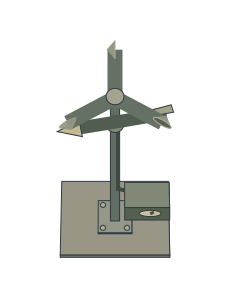

Reproduce this figure in Python.
"""Метеостанция E0 с раздельными узлами на общей мачте."""

import argparse
from math import cos, pi, sin
from pathlib import Path

from PIL import Image

from E0_rigid_scene import RigidScene

parser = argparse.ArgumentParser()
parser.add_argument("--processed", type=Path)
args = parser.parse_args()


scene = RigidScene(width=250, height=290, scale=120, origin=(115, 220), taper=0.045)
steel = ("#93988a", "#626e65", "#48554d")
concrete = ("#9a9685", "#777467", "#5b5c51")
scene.box(-.45, .45, -.32, .32, 0, .07, concrete)
scene.box(-.14, .14, -.14, .14, .07, .10, steel)
for x in (-.10, .10):
    for y in (-.10, .10):
        scene.disc(x, y, .107, .022, "#b1ab94")
scene.box(-.038, .038, -.038, .038, .1, 3.55, steel)
scene.line([(.025, .03, 3.15), (.025, .03, 1.01), (.21, .075, 1.01)], "#3e4940", 3)
scene.box(.08, .45, .03, .25, .84, 1.20, ("#818875", "#53604e", "#424c41"))
scene.disc(.29, .253, 1.04, .09, "#c8c2a2", normal="y")
scene.line([(.29, .256, 1.04), (.32, .256, 1.09)], "#514b3e", 2)

# Флюгер на отдельной оси под чашечным ротором.
scene.disc(0, 0, 2.80, .074, "#848879")
scene.line([(-.34, .06, 2.86), (0, 0, 2.86), (.43, -.08, 2.86)], "#515d51", 10)
scene.polygon([(-.48, .085, 2.86), (-.27, .13, 2.86), (-.30, -.015, 2.86)],
              "#c4ba91")
scene.polygon([(.24, -.045, 2.86), (.49, -.09, 2.86), (.47, -.09, 3.08),
               (.29, -.054, 3.03)], "#a3a38a")

for angle in (-pi / 2, pi / 6, 5 * pi / 6):
    ux, uy = cos(angle), sin(angle)
    x, y = .45 * ux, .45 * uy
    scene.line([(0, 0, 3.57), (x, y, 3.57)], "#657164", 12)
    # У всех чашек отверстие обращено по касательной в одном направлении.
    rim = []
    for index in range(16):
        theta = index * pi / 8
        rim.append((x + .085 * ux * cos(theta), y + .085 * uy * cos(theta),
                    3.57 + .085 * sin(theta)))
    back = (x + .07 * uy, y - .07 * ux, 3.57)
    for index, point in enumerate(rim):
        scene.polygon([back, point, rim[index - 1]], "#939783", stroke=0)
    if ux > 0:
        scene.polygon(rim, "#555f54", outline="#b0ad96")
scene.disc(0, 0, 3.61, .075, "#a4a390")
scene.mark("ground", (0, 0, 0))
scene.mark("rotor_pivot", (0, 0, 3.57))
scene.mark("vane_pivot", (0, 0, 2.86))
scene.mark("dial", (.29, .253, 1.04))
scene.save("E0_weather_vector", "Чашечный датчик, флюгер и приборный ящик метеостанции E0")

island = Image.open("E0_ALL14_current_TEST_ONLY.png").convert("RGBA")
terrain = Image.open("b03-production/art/gen/environment/start_island_hd.png").convert("RGBA")
site = (1048, 262, 1072, 285)
island.paste(terrain.crop(site), site[:2])
bounds = scene.image.getchannel("A").getbbox()
sprite = scene.image.crop(bounds)
if args.processed:
    processed = Image.open(args.processed).convert("RGBA")
    processed = processed.crop(processed.getchannel("A").getbbox())
    assert processed.size == sprite.size
    assert processed.getchannel("A").tobytes() == sprite.getchannel("A").tobytes()
    sprite = processed
ratio = 44 / (6 * scene.scale)
sprite = sprite.resize(tuple(round(size * ratio) for size in sprite.size), Image.Resampling.BOX)
mask = sprite.getchannel("A").point(lambda alpha: 255 if alpha >= 32 else 0)
sprite.putalpha(mask)
opaque = {(x, y) for y in range(sprite.height) for x in range(sprite.width) if mask.getpixel((x, y))}
connected = {next(iter(opaque))}
while True:
    adjacent = {(x + dx, y + dy) for x, y in connected for dx, dy in ((1, 0), (-1, 0), (0, 1), (0, -1))}
    added = (opaque & adjacent) - connected
    if not added:
        break
    connected.update(added)
assert connected == opaque, "Датчики должны оставаться соединёнными с мачтой"
export = args.processed.with_name("e0_1978.runtime_candidate.png") if args.processed else Path("E0_weather_grid_TEST_ONLY.png")
sprite.save(export)
island.alpha_composite(sprite, (1060 - round((scene.origin[0] - bounds[0]) * ratio),
                               278 - round((scene.origin[1] - bounds[1]) * ratio)))
crop = island.crop((1028, 251, 1092, 302))
suffix = "_processed" if args.processed else ""
crop.resize((448, 357), Image.Resampling.NEAREST).save(f"E0_weather_vector{suffix}_scene_TEST_ONLY.png")
